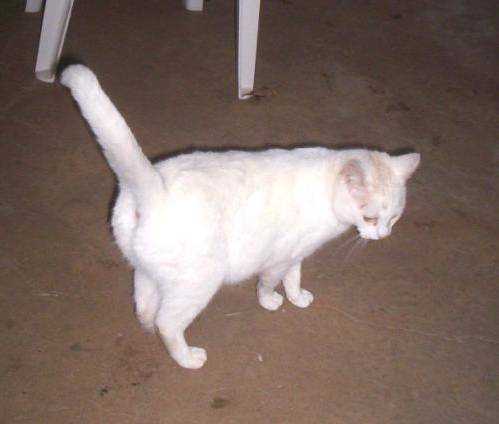
#> input picture Cat_Dog_data/train/cat/cat.10356.jpg, 499 x 424 px, given in place of cat.0.jpg, which was not available
$ jupyter execute --allow-errors LRModel.ipynb   (shell and % lines are left out)
#> lines starting #> are read from the running program, lines starting #| are printed output that depends on the picture; pictures that were not available may be replaced by others from this repository, and a replacement may not be noted
[cell 1]
import zipfile
import os
from PIL import Image
import matplotlib.pyplot as plt
import numpy as np
from sklearn.linear_model import LogisticRegression
from sklearn.metrics import confusion_matrix
import seaborn as sns

np.random.seed(42)

[cell 2]
# crop if needed
def center_crop(image_path, size):
  """
  crop the image from center of the given size
  input:
    image_path (string): Path of image
    size (int): size to which the image being cropped from center
  """
  img = Image.open(image_path)
  img = img.resize((size+1,size+1))
  x_center = img.width/2
  y_center = img.height/2
  size = size/2
  cr = img.crop((x_center-size, y_center-size, x_center+size, y_center+size))

  return cr

[cell 3]
img = Image.open("Cat_Dog_data/train/cat/cat.0.jpg")
#> img is the input picture: PIL image 499x424 RGB; mean R, G, B 127.3, 109.3, 101.6
img.format, type(img)
plt.imshow(img)

[cell 4]
# get cat and dog list
cat_list = os.listdir("Cat_Dog_data/train/cat")
dog_list = os.listdir("Cat_Dog_data/train/dog")

# shorten them if needed
shortTrainNum = 1000
cat_list = cat_list[:shortTrainNum]
dog_list = dog_list[:shortTrainNum]

# make training list, combine them, and shuffle them
train_list = []
train_list.extend(cat_list)
train_list.extend(dog_list)
np.random.shuffle(train_list)

[cell 5]
# create 100*100 array
train_data = np.zeros(((len(train_list)), 100 * 100 * 3))

# crop image, flatten, and store
for i, image_name in enumerate(train_list):
  if image_name.split(".")[0] == "dog":
    path =  "Cat_Dog_data/train/dog"
  else:
    path =  "Cat_Dog_data/train/cat"
  image_path = f'{path}/{image_name}'
  crp_img = center_crop(image_path,100)
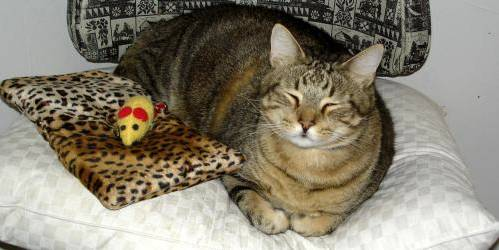
#> input picture Cat_Dog_data/train/cat/cat.10728.jpg, 499 x 250 px
#> in center_crop, img is the input picture: PIL image 499x250 RGB; mean R, G, B 136.5, 129.7, 114.3
#> in center_crop, `img = img.resize((size+1,size+1))`:
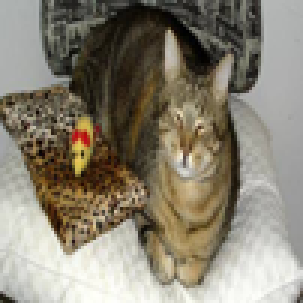
#> img: PIL image 101x101 RGB (shown 3 times larger); mean R, G, B 136.5, 129.7, 114.3
#> in center_crop, `cr = img.crop((x_center-size, y_center-size, x_center+size, y_center+s..`:
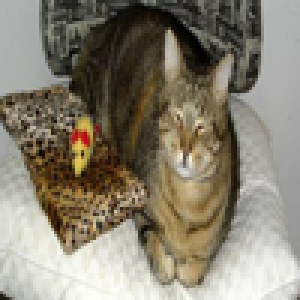
#> cr: PIL image 100x100 RGB (shown 3 times larger); mean R, G, B 135.4, 128.4, 112.8
#> pass 3 of the loop `for i, image_name in enumerate(train_list):`:
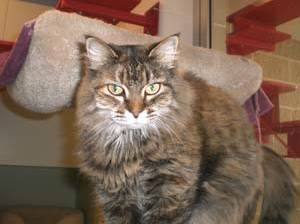
#> input picture Cat_Dog_data/train/cat/cat.1076.jpg, 300 x 224 px
#> in center_crop, img is the input picture: PIL image 300x224 RGB; mean R, G, B 127.3, 103.1, 86.7
#> in center_crop (call 3), `img = img.resize((size+1,size+1))`:
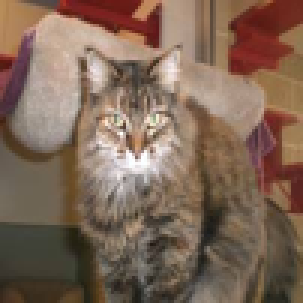
#> img: PIL image 101x101 RGB (shown 3 times larger); mean R, G, B 127.3, 103.1, 86.7
#> in center_crop (call 3), `cr = img.crop((x_center-size, y_center-size, x_center+size, y_center+s..`:
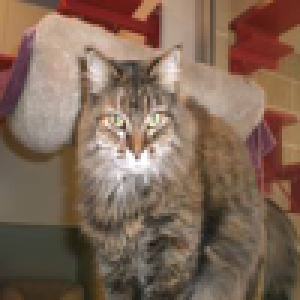
#> cr: PIL image 100x100 RGB (shown 3 times larger); mean R, G, B 127.7, 103.5, 87.2
#> the loop made 5 passes; the first 3 are shown
#> pass 3 of the loop `for i, image_name in enumerate(test_list):`:
#> the loop made 5 passes; the first 3 are shown
